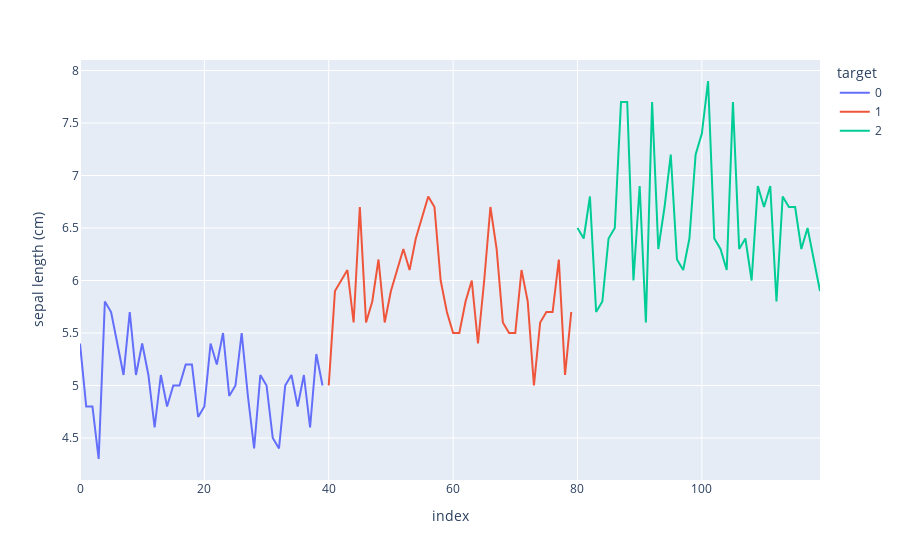

The code cell stored with this chart in its notebook:
### Code cell
px.line(training_x_data, y='sepal length (cm)', color='target')

### Figure 1 — Plotly figure (JSON) as saved in the notebook; plotly's stock layout.template omitted (floating-point values rounded to 4 significant figures)
{"data": [{"hovertemplate": "target=0<br>index=%{x}<br>sepal length (cm)=%{y}<extra></extra>", "legendgroup": "0", "line": {"color": "#636efa", "dash": "solid"}, "marker": {"symbol": "circle"}, "mode": "lines", "name": "0", "orientation": "v", "showlegend": true, "type": "scatter", "x": [0, 1, 2, 3, 4, 5, 6, 7, 8, 9, 10, 11, 12, 13, 14, 15, 16, 17, 18, 19, 20, 21, 22, 23, 24, 25, 26, 27, 28, 29, 30, 31, 32, 33, 34, 35, 36, 37, 38, 39], "xaxis": "x", "y": [5.4, 4.8, 4.8, 4.3, 5.8, 5.7, 5.4, 5.1, 5.7, 5.1, 5.4, 5.1, 4.6, 5.1, 4.8, 5.0, 5.0, 5.2, 5.2, 4.7, 4.8, 5.4, 5.2, 5.5, 4.9, 5.0, 5.5, 4.9, 4.4, 5.1, 5.0, 4.5, 4.4, 5.0, 5.1, 4.8, 5.1, 4.6, 5.3, 5.0], "yaxis": "y"}, {"hovertemplate": "target=1<br>index=%{x}<br>sepal length (cm)=%{y}<extra></extra>", "legendgroup": "1", "line": {"color": "#EF553B", "dash": "solid"}, "marker": {"symbol": "circle"}, "mode": "lines", "name": "1", "orientation": "v", "showlegend": true, "type": "scatter", "x": [40, 41, 42, 43, 44, 45, 46, 47, 48, 49, 50, 51, 52, 53, 54, 55, 56, 57, 58, 59, 60, 61, 62, 63, 64, 65, 66, 67, 68, 69, 70, 71, 72, 73, 74, 75, 76, 77, 78, 79], "xaxis": "x", "y": [5.0, 5.9, 6.0, 6.1, 5.6, 6.7, 5.6, 5.8, 6.2, 5.6, 5.9, 6.1, 6.3, 6.1, 6.4, 6.6, 6.8, 6.7, 6.0, 5.7, 5.5, 5.5, 5.8, 6.0, 5.4, 6.0, 6.7, 6.3, 5.6, 5.5, 5.5, 6.1, 5.8, 5.0, 5.6, 5.7, 5.7, 6.2, 5.1, 5.7], "yaxis": "y"}, {"hovertemplate": "target=2<br>index=%{x}<br>sepal length (cm)=%{y}<extra></extra>", "legendgroup": "2", "line": {"color": "#00cc96", "dash": "solid"}, "marker": {"symbol": "circle"}, "mode": "lines", "name": "2", "orientation": "v", "showlegend": true, "type": "scatter", "x": [80, 81, 82, 83, 84, 85, 86, 87, 88, 89, 90, 91, 92, 93, 94, 95, 96, 97, 98, 99, 100, 101, 102, 103, 104, 105, 106, 107, 108, 109, 110, 111, 112, 113, 114, 115, 116, 117, 118, 119], "xaxis": "x", "y": [6.5, 6.4, 6.8, 5.7, 5.8, 6.4, 6.5, 7.7, 7.7, 6.0, 6.9, 5.6, 7.7, 6.3, 6.7, 7.2, 6.2, 6.1, 6.4, 7.2, 7.4, 7.9, 6.4, 6.3, 6.1, 7.7, 6.3, 6.4, 6.0, 6.9, 6.7, 6.9, 5.8, 6.8, 6.7, 6.7, 6.3, 6.5, 6.2, 5.9], "yaxis": "y"}], "layout": {"legend": {"title": {"text": "target"}, "tracegroupgap": 0}, "margin": {"t": 60}, "xaxis": {"anchor": "y", "domain": [0, 1], "title": {"text": "index"}}, "yaxis": {"anchor": "x", "domain": [0, 1], "title": {"text": "sepal length (cm)"}}}}
